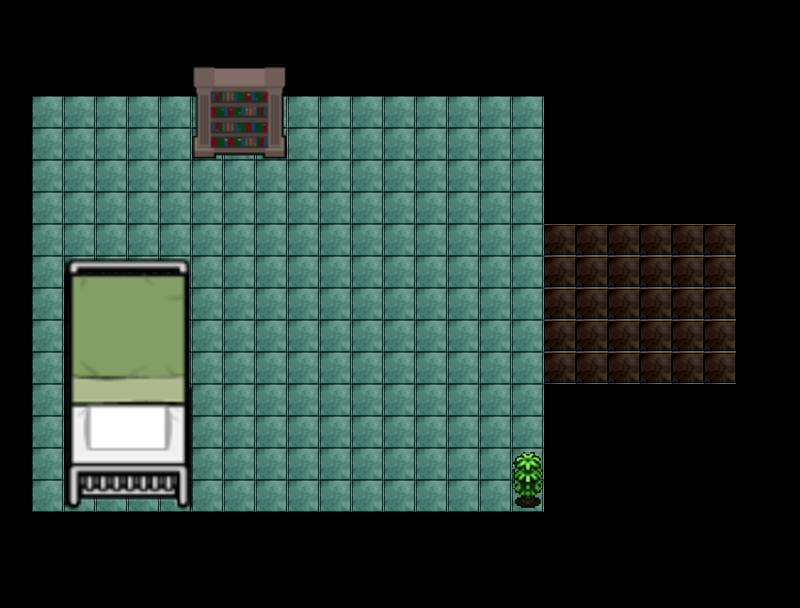

Rendered tile map (Tiled .tmx) drawn with the repository's tilesets; below, a short description and the map source with its tile grids summarised:
An orthogonal 25x19 tile map with 32x32 px tiles, 2 tile layers (background, foreground), 1 hidden layer not drawn, 8 tilesets.

<map version="1.0" orientation="orthogonal" renderorder="right-down" width="25" height="19" tilewidth="32" tileheight="32">
 <tileset firstgid="1" name="interacciones" tilewidth="32" tileheight="32">
  <image source="tiles/interacciones.png" trans="ff00ff" width="320" height="64" />
  <tile id="0">
   <properties>
    <property name="air" value="" />
   </properties>
  </tile>
  <tile id="1">
   <properties>
    <property name="air" value="" />
   </properties>
  </tile>
  <tile id="2">
   <properties>
    <property name="tvLoc" value="" />
   </properties>
  </tile>
  <tile id="3">
   <properties>
    <property name="tv" value="" />
   </properties>
  </tile>
  <tile id="4">
   <properties>
    <property name="lamp" value="" />
   </properties>
  </tile>
  <tile id="5">
   <properties>
    <property name="lamp" value="" />
   </properties>
  </tile>
  <tile id="6">
   <properties>
    <property name="pc" value="" />
   </properties>
  </tile>
  <tile id="7">
   <properties>
    <property name="pc" value="" />
   </properties>
  </tile>
  <tile id="8">
   <properties>
    <property name="radio" value="" />
   </properties>
  </tile>
  <tile id="9">
   <properties>
    <property name="radio" value="" />
   </properties>
  </tile>
  <tile id="10">
   <properties>
    <property name="solid" value="" />
   </properties>
  </tile>
  <tile id="11">
   <properties>
    <property name="solid" value="" />
   </properties>
  </tile>
  <tile id="12">
   <properties>
    <property name="tv" value="" />
   </properties>
  </tile>
  <tile id="13">
   <properties>
    <property name="tv" value="" />
   </properties>
  </tile>
  <tile id="14">
   <properties>
    <property name="lamp" value="" />
   </properties>
  </tile>
  <tile id="15">
   <properties>
    <property name="lamp" value="" />
   </properties>
  </tile>
  <tile id="16">
   <properties>
    <property name="pc" value="" />
   </properties>
  </tile>
  <tile id="17">
   <properties>
    <property name="pc" value="" />
   </properties>
  </tile>
  <tile id="18">
   <properties>
    <property name="radio" value="" />
   </properties>
  </tile>
  <tile id="19">
   <properties>
    <property name="radio" value="" />
   </properties>
  </tile>
 </tileset>
 <tileset firstgid="21" name="piso1" tilewidth="32" tileheight="32">
  <image source="tiles/piso1.png" trans="ff00ff" width="32" height="32" />
 </tileset>
 <tileset firstgid="22" name="sillaup" tilewidth="32" tileheight="32">
  <image source="tiles/sillaup.png" trans="ff00ff" width="45" height="44" />
 </tileset>
 <tileset firstgid="23" name="triggers" tilewidth="32" tileheight="32">
  <image source="tiles/triggers.png" trans="ff00ff" width="192" height="64" />
  <tile id="0">
   <properties>
    <property name="playerStart" value="down" />
   </properties>
  </tile>
  <tile id="1">
   <properties>
    <property name="playerStart" value="down" />
   </properties>
  </tile>
  <tile id="2">
   <properties>
    <property name="in" value="" />
   </properties>
  </tile>
  <tile id="3">
   <properties>
    <property name="out" value="" />
   </properties>
  </tile>
  <tile id="4">
   <properties>
    <property name="solid" value="" />
   </properties>
  </tile>
  <tile id="5">
   <properties>
    <property name="solid" value="" />
   </properties>
  </tile>
  <tile id="8">
   <properties>
    <property name="in" value="" />
   </properties>
  </tile>
  <tile id="9">
   <properties>
    <property name="out" value="" />
   </properties>
  </tile>
  <tile id="10">
   <properties>
    <property name="solid" value="" />
   </properties>
  </tile>
  <tile id="11">
   <properties>
    <property name="solid" value="" />
   </properties>
  </tile>
 </tileset>
 <tileset firstgid="35" name="bookcase" tilewidth="32" tileheight="32">
  <image source="tiles/bookcase.png" trans="ff00ff" width="96" height="96" />
 </tileset>
 <tileset firstgid="44" name="camaup" tilewidth="32" tileheight="32">
  <image source="tiles/camaup.png" trans="ff00ff" width="128" height="256" />
 </tileset>
 <tileset firstgid="76" name="piso2" tilewidth="32" tileheight="32">
  <image source="tiles/piso2.png" trans="ff00ff" width="32" height="32" />
 </tileset>
 <tileset firstgid="77" name="planta" tilewidth="32" tileheight="32">
  <image source="tiles/planta.png" trans="ff00ff" width="32" height="64" />
 </tileset>
 <layer name="background" width="25" height="19">
  <data>[475 cells, 238 non-empty, 2 distinct tile ids]</data>
 </layer>
 <layer name="foreground" width="25" height="19">
  <data>[475 cells, 43 non-empty, 43 distinct tile ids]</data>
 </layer>
 <layer name="triggers" width="25" height="19" visible="0">
  <data>[475 cells, 323 non-empty, 29 distinct tile ids]</data>
 </layer>
</map>
